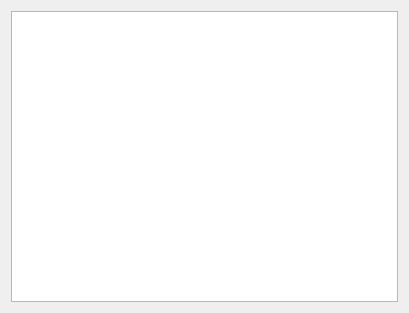
<?xml version="1.0" encoding="UTF-8"?>
<ui version="4.0">
 <class>Dialog</class>
 <widget class="QDialog" name="Dialog">
  <property name="geometry">
   <rect>
    <x>0</x>
    <y>0</y>
    <width>409</width>
    <height>313</height>
   </rect>
  </property>
  <property name="windowTitle">
   <string>Dialog</string>
  </property>
  <layout class="QHBoxLayout" name="horizontalLayout">
   <item>
    <widget class="QGraphicsView" name="graphicsView"/>
   </item>
  </layout>
 </widget>
 <layoutdefault spacing="6" margin="11"/>
 <resources/>
 <connections/>
</ui>
